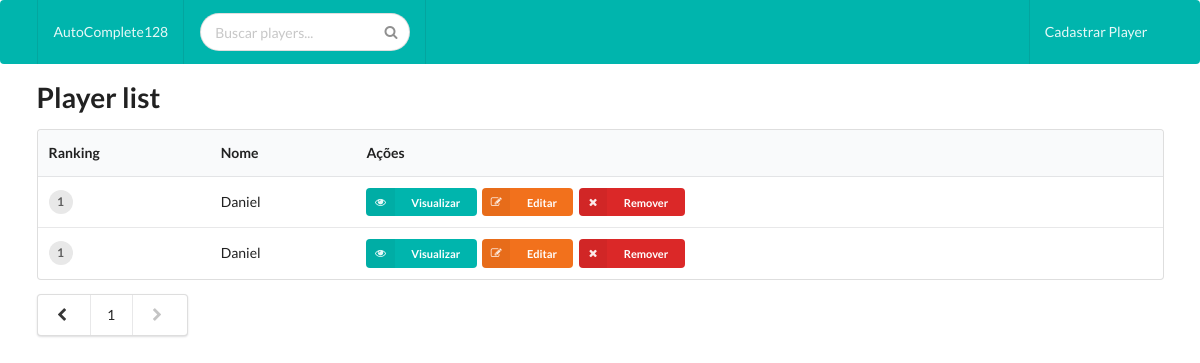
The app's page /?page=2, older data.
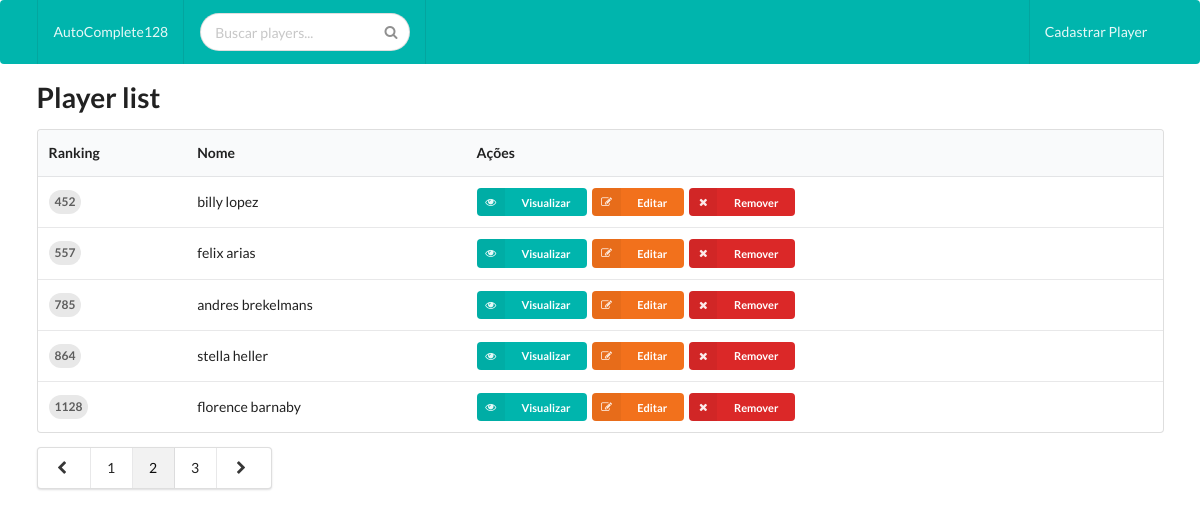
The same page, newer data.
### app/models.py (models this page shows, shortened)
class Player(models.Model):
    name = models.CharField(max_length=100, blank=False, null=False)
    rank_position = models.IntegerField(blank=False, null=False)
    class Meta:
        ordering = ['-rank_position']

### app/views.py (the view)
# urls.py: url(r'^$', PlayersList.as_view(), name='players_list' ),
class PlayersList(View):
  players = []
  template_name = 'app/players_list.html'
  def get(self, request, *args,**kwargs):
    query = Q()
    if request.GET.get('term', False):
        query = Q(name__icontains=request.GET['term'])
    players = Player.objects.filter(query).order_by('rank_position')
    paginator = Paginator(players, 5)
    page = int(request.GET.get('page', 1))
    try:
        self.players = paginator.page(page)
    except (EmptyPage, InvalidPage):
        self.players = paginator.page(paginator.num_pages)
    response = {
      'players': self.players,
      'actual': page, 'total': paginator.num_pages,
      'next': page + 1, 'prev': page - 1,
      'list_pages': range(1, paginator.num_pages + 1),
      'st': request.GET.get('st', '0')
      }
    return render(request, self.template_name, response)

### app/templates/app/players_list.html
{% extends 'app/shared/base.html' %}
{% block content%}
  <h1>Player list</h1>
  <table class="ui table">
    <thead>
      <tr>
        <th>Ranking</th>
        <th>Nome</th>
        <th>Ações</th>
      </tr>
    </thead>
    <tbody>
    {% for player in players %}
      <tr>
        <td>
          <span class="ui circular label">{{ player.rank_position }}</span>
        </td>
        <td> {{ player.name }}</td>
        <td colspan="3">
          <a href="{% url 'app:player_detail' player.id %}" class="ui labeled icon button mini teal">
            <i class="icon eye"></i>
            Visualizar
          </a>
          <a href="{% url 'app:player_update' player.id %}" class="ui labeled icon button mini orange">
            <i class="icon edit"></i>
            Editar
          </a>
          <a href="{% url 'app:player_delete' player.id  %}" class="ui labeled icon button mini red">
            <i class="icon remove"></i>
            Remover
          </a>
        </td>
      </tr>
      {% endfor %}
    </tbody>
  </table>
  <div class='ui pagination menu'>
    {% if actual < 2 %}
      <a href='#' class="disabled item">
        <i class="icon chevron left"></i>
      </a>
    {% else %}
      <a href="/?page={{prev}}" class="item">
        <i class="icon chevron left"></i>
      </a>
    {% endif %}
    {% for page in list_pages %}
        <a class="item {%  if actual == page %} active {% endif %}"  href="/?page={{page}}">{{page}}</a>
    {% endfor %}
    {% if actual >= total or total == 1 %}
      <a href="#" aria-lakbel="Next" class="item disabled">
        <i class="icon chevron right"></i>
      </a>
    {% else %}
      <a href="/?page={{next}}" class="item" aria-label="Next">
        <i class="icon chevron right"></i>
      </a>
    {% endif %}
  </div>
{% endblock content %}

### app/templates/app/shared/base.html (shortened to what this page needs)
{% load static %}
<!DOCTYPE html>
<html lang="pt-br" >
  <head>
    <link rel="stylesheet" href="{% static 'semantic/semantic.min.css' %}">
    <link rel="stylesheet" href="{% static 'css/custom.css' %}">
  </head>
  <body>
    <header>
      {% include 'app/shared/navbar.html' %}
    </header>
    <main class="ui container">
      {% block content %}
      {% endblock %}
    </main>
  </body>
<html>

### app/templates/app/shared/navbar.html (shortened to what this page needs)
<div class="ui menu inverted teal">
  <div class="ui container">
    <a href="/" class="item">AutoComplete128</a>
    <div class="item">
      <div class="ui search">
        <div class="ui icon input">
          <input class="prompt" placeholder="Buscar players..." type="text">
        </div>
      </div>
    </div>
    <div class="menu right">
      <a href="/player/new" class="item">Cadastrar Player</a>
    </div>
  </div>
</div>

### autocomplete_search/static/css/custom.css (style rules this page uses)
main { padding-top: 15px; }

Row changes from the older to the newer data that the page shows:
no longer on this page (row unchanged): Player: rank_position "1", name "Daniel"
no longer on this page (row unchanged): Player: rank_position "1", name "Daniel"
added Player: rank_position "452", name "billy lopez"
added Player: rank_position "557", name "felix arias"
added Player: rank_position "785", name "andres brekelmans"
added Player: rank_position "864", name "stella heller"
added Player: rank_position "1128", name "florence barnaby"
Text that changed along with them:
new list line: "2"
new list line: "3"
